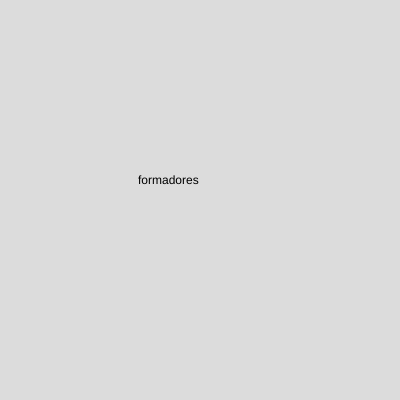
Frame 1 (no input)
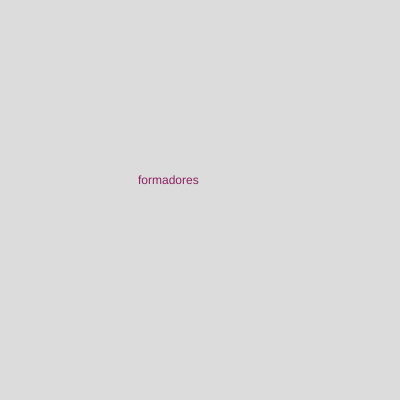
Frame 60 (no input)
Frame 120 (the mouse pressed at the canvas centre since frame 60): identical to frame 60, image omitted

The p5.js sketch that drew these frames (run headless with seeded random() and noise() and a simulated clock; from frame 60 on, the mouse is pressed at the canvas centre):

// p5.js sketch
// ── sketch.js
function setup() {
  createCanvas(400, 400);
}

function draw() {
  background(220);
  text("formadores",138,184);
  fill (color(139,34,97));
}
